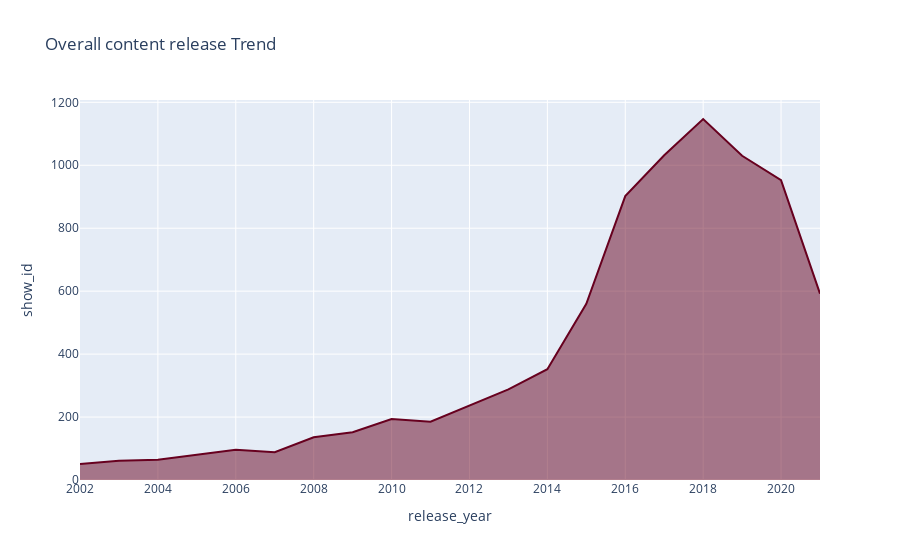

Notebook code cell kept with this figure:
### Code cell
# Another graph using Area chart
import plotly.express as px
movies_Area = movies.query("release_year >= 2002")
movies_Area = movies_Area.groupby("release_year")["show_id"].count().reset_index()

fig = px.area(movies_Area, x='release_year', y='show_id', color_discrete_sequence=px.colors.sequential.RdBu,
      title='Overall content release Trend')
fig.show()

### Figure 1 — Plotly figure (JSON) as saved in the notebook; plotly's stock layout.template omitted (floating-point values rounded to 4 significant figures)
{"data": [{"fillpattern": {"shape": ""}, "hovertemplate": "release_year=%{x}<br>show_id=%{y}<extra></extra>", "legendgroup": "", "line": {"color": "rgb(103,0,31)"}, "marker": {"symbol": "circle"}, "mode": "lines", "name": "", "orientation": "v", "showlegend": false, "stackgroup": "1", "type": "scatter", "x": [2002, 2003, 2004, 2005, 2006, 2007, 2008, 2009, 2010, 2011, 2012, 2013, 2014, 2015, 2016, 2017, 2018, 2019, 2020, 2021], "xaxis": "x", "y": [51, 61, 64, 80, 96, 88, 136, 152, 194, 185, 237, 288, 352, 560, 902, 1032, 1147, 1030, 953, 592], "yaxis": "y"}], "layout": {"legend": {"tracegroupgap": 0}, "title": {"text": "Overall content release Trend"}, "xaxis": {"anchor": "y", "domain": [0, 1], "title": {"text": "release_year"}}, "yaxis": {"anchor": "x", "domain": [0, 1], "title": {"text": "show_id"}}}}
